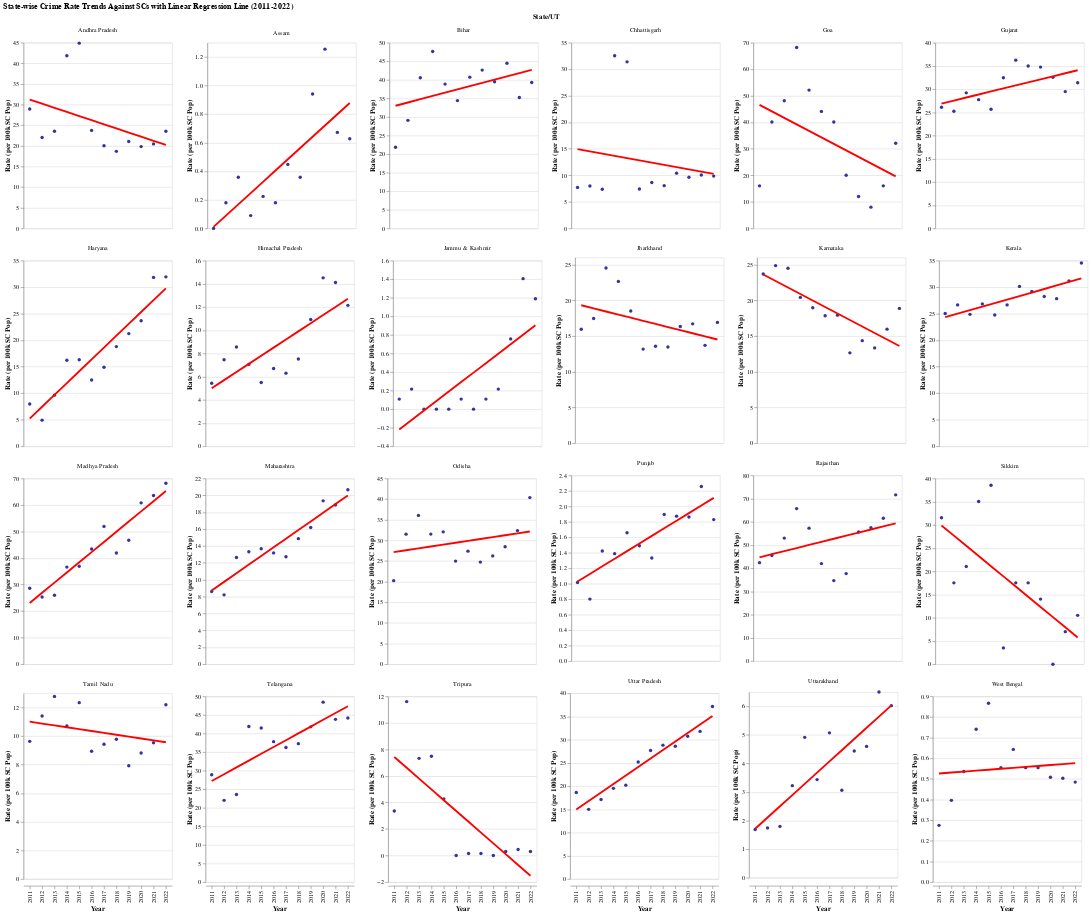

Source (notebook cell):
### Code cell
import pandas as pd
import numpy as np
import altair as alt
from sklearn.linear_model import LinearRegression

# --- 1. Data Loading ---
#pop = pd.read_csv("sc_population_states_2011_census_clean.csv")
#crimes = pd.read_csv("NCRB caste based crimes 10 year - sheet1.csv")

# --- 2. Data Preprocessing (Replicating User's Logic) ---
pop["SC population"] = pd.to_numeric(pop["SC population"], errors="coerce")
pop_filtered = pop[pop["SC population"] >= 10000]

crime_long = crimes.melt(
    id_vars="State/UT",
    var_name="Year",
    value_name="Incidents"
)
crime_long["Year"] = crime_long["Year"].str.extract(r"(\d+)").astype(int)

df_merged = crime_long.merge(pop_filtered, on="State/UT", how="inner")

df_merged["Crime_rate_per_lakh_SC"] = (
    df_merged["Incidents"] / df_merged["SC population"]
) * 100000

# --- 3. Trend Analysis and Prediction Data Generation ---
predictions = []

for state, group in df_merged.groupby("State/UT"):
    X = group["Year"].values.reshape(-1, 1)
    y = group["Crime_rate_per_lakh_SC"].values

    model = LinearRegression()
    model.fit(X, y)

    y_pred = model.predict(X)

    # Store State/UT, Year, and Predicted Crime Rate
    predictions.append(pd.DataFrame({
        "State/UT": state,
        "Year": group["Year"],
        "Crime_rate_per_lakh_SC": y_pred,  # Use the same column name for merging
        "DataType": "Predicted"
    }))

df_predictions = pd.concat(predictions, ignore_index=True)


# --- 4. Combine Actual and Predicted Data for Unified Plotting ---
df_actual = df_merged[['State/UT', 'Year', 'Crime_rate_per_lakh_SC']].copy()
df_actual['DataType'] = 'Actual'

df_predictions.rename(columns={'Crime_rate_per_lakh_SC': 'Predicted_Rate'}, inplace=True)

df_plot = pd.merge(df_actual, df_predictions, on=['State/UT', 'Year'], how='inner')


# --- 5. Visualization Code (Altair) ---
# Layer 1: Scatter plot of actual data points
scatter = alt.Chart(df_plot).mark_circle(size=30, opacity=0.8).encode(
    x=alt.X('Year:O', axis=alt.Axis(title='Year', format='d')),
    y=alt.Y('Crime_rate_per_lakh_SC', title='Rate (per 100k SC Pop)'),
    tooltip=['State/UT', 'Year', alt.Tooltip('Crime_rate_per_lakh_SC', title='Actual Rate', format='.1f')],
    color=alt.value('darkblue') # Use one color for actual points
)

# Layer 2: Line plot of the linear regression prediction
line = alt.Chart(df_plot).mark_line(strokeWidth=3, color='red').encode(
    x='Year:O',
    y=alt.Y('Predicted_Rate', title='Rate (per 100k SC Pop)'),
    tooltip=['State/UT', 'Year', alt.Tooltip('Predicted_Rate', title='Predicted Rate', format='.1f')]
)

# Combine layers and facet into small multiples
chart = alt.layer(scatter, line).facet(
    facet=alt.Facet('State/UT', title='State/UT'),
    columns=6 # Layout 6 charts per row
).properties(
    title='State-wise Crime Rate Trends Against SCs with Linear Regression Line (2011-2022)'
).resolve_scale(
    y='independent' # Crucial: Allows each state plot to have its own y-axis scale
)#.save('state_crime_trends_regression_lines.json')

print("Linear regression line plots generated successfully and saved to JSON.")
chart

### Figure 1 — Vega-Lite specification as saved in the notebook (floating-point values rounded to 4 significant figures; data arrays with more than 128 entries replaced by an {"elided": "..."} marker saying what was removed)
{"config": {"view": {"continuousWidth": 300, "continuousHeight": 300}}, "data": {"name": "data-50e117c3079dcf7276d4002fff6d3492"}, "facet": {"field": "State/UT", "title": "State/UT", "type": "nominal"}, "spec": {"layer": [{"mark": {"type": "circle", "opacity": 0.8, "size": 30}, "encoding": {"color": {"value": "darkblue"}, "tooltip": [{"field": "State/UT", "type": "nominal"}, {"field": "Year", "type": "quantitative"}, {"field": "Crime_rate_per_lakh_SC", "format": ".1f", "title": "Actual Rate", "type": "quantitative"}], "x": {"axis": {"format": "d", "title": "Year"}, "field": "Year", "type": "ordinal"}, "y": {"field": "Crime_rate_per_lakh_SC", "title": "Rate (per 100k SC Pop)", "type": "quantitative"}}}, {"mark": {"type": "line", "color": "red", "strokeWidth": 3}, "encoding": {"tooltip": [{"field": "State/UT", "type": "nominal"}, {"field": "Year", "type": "quantitative"}, {"field": "Predicted_Rate", "format": ".1f", "title": "Predicted Rate", "type": "quantitative"}], "x": {"field": "Year", "type": "ordinal"}, "y": {"field": "Predicted_Rate", "title": "Rate (per 100k SC Pop)", "type": "quantitative"}}}]}, "columns": 6, "resolve": {"scale": {"y": "independent"}}, "title": "State-wise Crime Rate Trends Against SCs with Linear Regression Line (2011-2022)", "$schema": "https://vega.github.io/schema/vega-lite/v5.20.1.json", "datasets": {"data-50e117c3079dcf7276d4002fff6d3492": {"elided": "288 records"}}}
